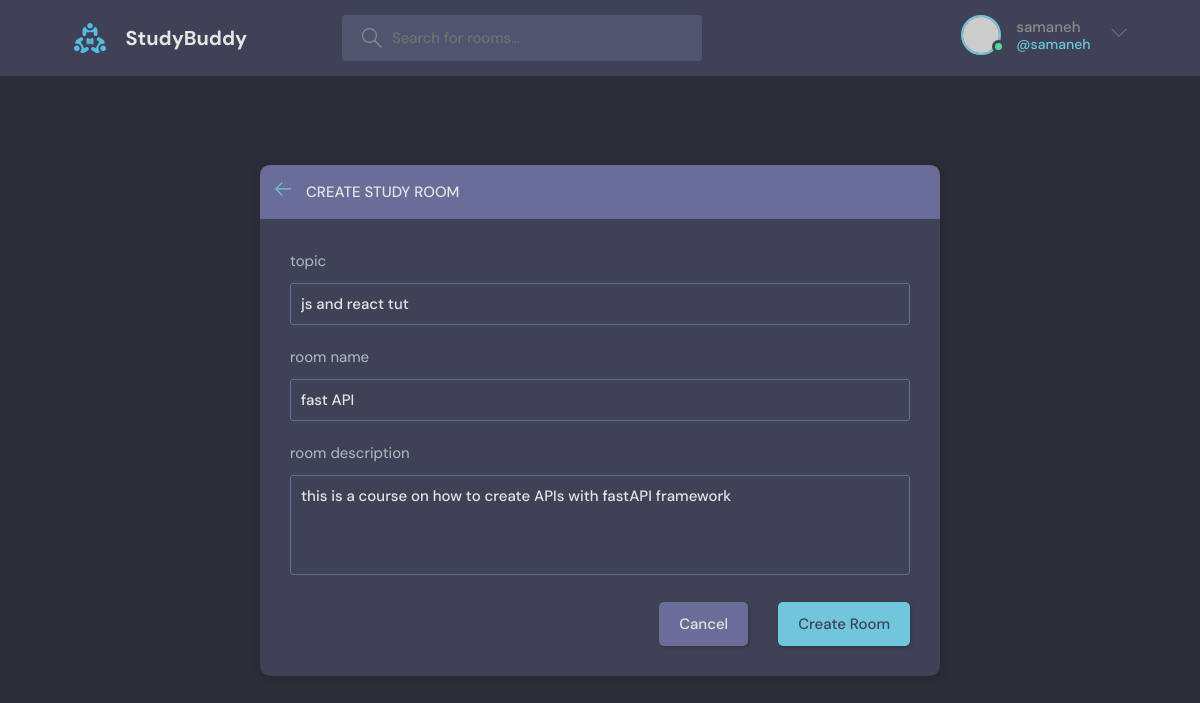
Page /updateroom/8/ (signed in) on the committed database.
### base/models.py (models this page shows, shortened)
class Room(models.Model):
    host=models.ForeignKey(User, on_delete=models.SET_NULL, null=True)
    topic=models.ForeignKey(Topic, on_delete=models.SET_NULL, null=True)
    name=models.CharField(max_length=50)
    description=models.TextField(null=True, blank=True)
    participants=models.ManyToManyField(User, related_name="participants", blank=True)
    updated=models.DateTimeField(auto_now=True)
    created=models.DateTimeField(auto_now_add=True)
    class Meta:
        ordering=['-updated', '-created']

class Topic(models.Model):
    name=models.CharField(max_length=80)

### base/views.py (the view, shortened to what this page needs)
# urls.py: path("updateroom/<str:pk>/", views.updateRoom, name="updateroom"),
@login_required(login_url="login")
def updateRoom(request, pk):
    room=Room.objects.get(id=pk)
    form=RoomForm(instance=room)
    topics=Topic.objects.all()
    if request.user != room.host:
        return HttpResponse("YOU ARE NOT ALLOWED HERE!")
    return render(request, "base/room_form.html",{
        "room":room,
        "form":form,
        "topics":topics
    })

### base/forms.py
class RoomForm(ModelForm):
    class Meta:
        model=Room
        fields="__all__"
        exclude=["host", "participants"]

### base/templates/base/room_form.html (shortened to what this page needs)
{% extends 'main.html' %}
{% block content %}
<main class="create-room layout">
  <div class="container">
    <div class="layout__box">
      <div class="layout__boxHeader">
        <div class="layout__boxTitle">
          <a href="{% url 'home' %}">
            <svg version="1.1" xmlns="http://www.w3.org/2000/svg" width="32" height="32" viewBox="0 0 32 32">
              <title>arrow-left</title>
              <path
                d="M13.723 2.286l-13.723 13.714 13.719 13.714 1.616-1.611-10.96-10.96h27.625v-2.286h-27.625l10.965-10.965-1.616-1.607z">
              </path>
            </svg>
          </a>
          <h3>Create Study Room</h3>
        </div>
      </div>
      <div class="layout__body">
        <form class="form" action="#" method="POST">
          <div class="form__group">
            <label for="room_topic">topic</label>
            <input type="text" name="topic" value="{{room.topic.name}}" required list="topic_list">
          </div>
          <div class="form__group">
            <label for="room_name">room name</label>
            {{form.name}}
          </div>
          <div class="form__group">
            <label for="room_description">room description</label>
            {{form.description}}
          </div>
          <div class="form__action">
            <a class="btn btn--dark" href="index.html">Cancel</a>
            <button class="btn btn--main" type="submit">Create Room</button>
          </div>
        </form>
      </div>
    </div>
  </div>
</main>
{% endblock content %}

### templates/navbar.html (shortened to what this page needs)
{% load static %}
<header class="header header--loggedIn">
    <div class="container">
        <a href="{% url 'home' %}" class="header__logo">
            <img src="{% static 'images/logo.svg' %}" />
            <h1>StudyBuddy</h1>
        </a>
        <form method="GET" action="{% url 'home' %}" class="header__search">
            <label>
                <input name="q" placeholder="Search for rooms..." />
            </label>
        </form>
        <nav class="header__menu">
            {% if request.user.is_authenticated %}
            <div class="header__user">
                <a href="profile.html">
                    <div class="avatar avatar--medium active">
                        <img src="https://randomuser.me/api/portraits/men/37.jpg" />
                    </div>
                    <p>{{request.user.username}} <span>@{{request.user.username}}</span></p>
                </a>
                <button class="dropdown-button">
                    <svg version="1.1" xmlns="http://www.w3.org/2000/svg" width="32" height="32" viewBox="0 0 32 32">
                        <title>chevron-down</title>
                        <path d="M16 21l-13-13h-3l16 16 16-16h-3l-13 13z"></path>
                    </svg>
                </button>
            </div>
            {% else %}
            <a href="{% url 'login' %}">
                <img src="{% static 'images/avatar.svg' %}" />
                <p>Login</p>
            </a>
            {% endif %}
        </nav>
    </div>
</header>

### rows in the picture
Room: topic "js and react tut", name "fast API", description "this is a course on how to create APIs with fastAPI framework"

### other values in the picture
{{ request.user.username }} "samaneh"
